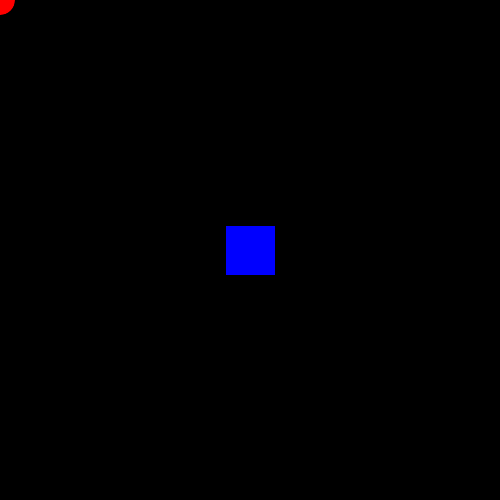
Frame 1 (no input)
Frame 60 (the mouse pressed at the canvas centre just before this capture): identical to frame 1, image omitted
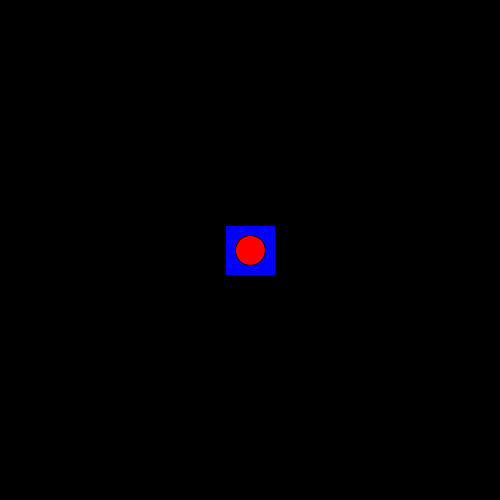
Frame 120 (the mouse held since frame 60 and released just before this capture)

The Processing sketch that drew these frames (run headless with seeded random() and noise(); from frame 60 on, the mouse is pressed at the canvas centre):

// Processing sketch: VoidFunctions
// ── VoidFunctions.pde
int c = 0; //click number

//blue square at center
void sqa() {
  colorMode(RGB);
  fill(0,0,255);
  rect(width/2-25,height/2-25,50,50);
}

//circle at cursor colored by clicks
void cir() {
  colorMode(HSB,18);
  fill(c%18,100,100);
  ellipse(mouseX,mouseY,30,30);
}

void setup() {
  size(500,500);
  noCursor();
}

void draw() {
  background(0);
  sqa();
  cir();
}

void mouseClicked() {
  c+=1;
}
